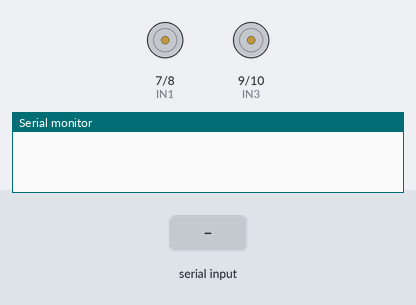
Recording of a sketch running on a simulated Arduino Mega 2560, built with avr-gcc and run on an emulated ATmega2560. Parts: motor-driver pin pairs drawn as motors (green arrow = first pin HIGH = forward, orange = second pin HIGH = backward, longer = more drive), the last lines printed to the serial monitor. The test bench sets the inputs (shaded band).

Above: at 1.2 s.
1.3 s: "F" received over the second serial link
At 2.5 s:
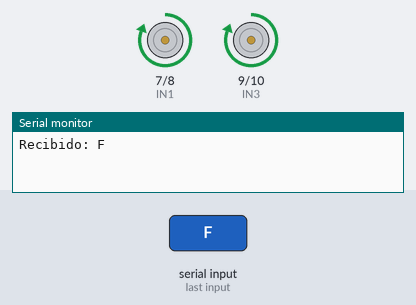
2.8 s: "B" received over the second serial link
At 3.7 s:
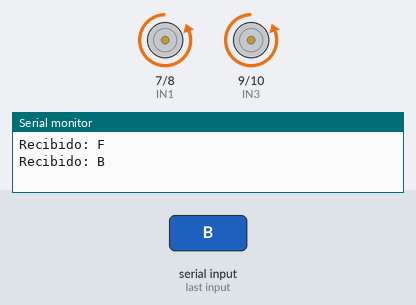
4.3 s: "L" received over the second serial link
At 4.8 s:
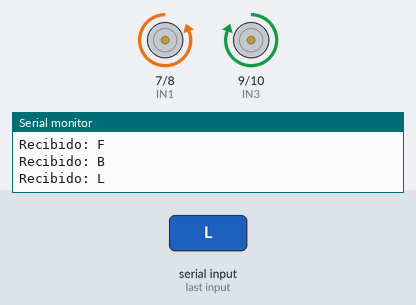
5.8 s: "R" received over the second serial link
At 7.2 s:
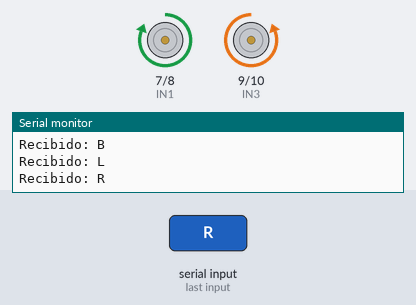
Timing chart, 0 to 8.3 s (numbered marks = the images above; inputs shaded):
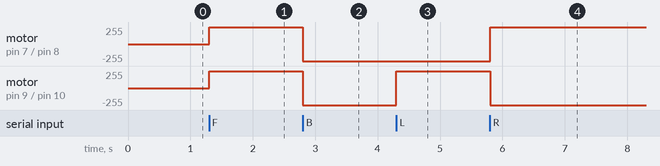

Measured:
- after the input at 1.3 s, motor on pin 7 (IN1) / pin 8 (IN2), motor on pin 9 (IN3) / pin 10 (IN4): stopped → forward 255/255 at once
- after the input at 2.8 s, motor on pin 7 (IN1) / pin 8 (IN2), motor on pin 9 (IN3) / pin 10 (IN4): forward 255/255 → backward 255/255 at once
- after the input at 4.3 s, motor on pin 9 (IN3) / pin 10 (IN4): backward 255/255 → forward 255/255 at once
- after the input at 5.8 s, motor on pin 7 (IN1) / pin 8 (IN2): backward 255/255 → forward 255/255 at once; motor on pin 9 (IN3) / pin 10 (IN4): forward 255/255 → backward 255/255 at once

The sketch:

semueve.ino
```cpp
#define IN1 7
#define IN2 8
#define IN3 9
#define IN4 10

char comando = 'S'; // Inicialmente detenido

void setup() {
    pinMode(IN1, OUTPUT);
    pinMode(IN2, OUTPUT);
    pinMode(IN3, OUTPUT);
    pinMode(IN4, OUTPUT);
    Serial.begin(9600);   // Para monitoreo en PC
    Serial2.begin(9600);  // Comunicación Bluetooth con HC-05
}

void moverMotores(char nuevaOrden) {
    if (comando != nuevaOrden) { // Solo cambia si la orden es diferente
        comando = nuevaOrden;

        switch (comando) {
            case 'F': // Adelante
                digitalWrite(IN1, HIGH);
                digitalWrite(IN2, LOW);
                digitalWrite(IN3, HIGH);
                digitalWrite(IN4, LOW);
                break;

            case 'B': // Atrás
                digitalWrite(IN1, LOW);
                digitalWrite(IN2, HIGH);
                digitalWrite(IN3, LOW);
                digitalWrite(IN4, HIGH);
                break;

            case 'L': // Izquierda
                digitalWrite(IN1, LOW);
                digitalWrite(IN2, HIGH);
                digitalWrite(IN3, HIGH);
                digitalWrite(IN4, LOW);
                break;

            case 'R': // Derecha
                digitalWrite(IN1, HIGH);
                digitalWrite(IN2, LOW);
                digitalWrite(IN3, LOW);
                digitalWrite(IN4, HIGH);
                break;

            case 'S': // Detener
                digitalWrite(IN1, LOW);
                digitalWrite(IN2, LOW);
                digitalWrite(IN3, LOW);
                digitalWrite(IN4, LOW);
                break;
        }
    }
}

void loop() {
    if (Serial2.available()) {
        char nuevaOrden = Serial2.read();
        Serial.print("Recibido: ");
        Serial.println(nuevaOrden);
        moverMotores(nuevaOrden);
    }
}
```
